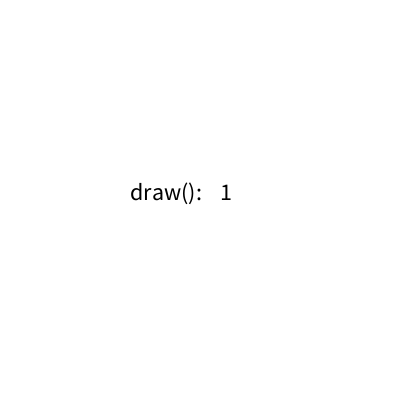
Frame 1 (no input)
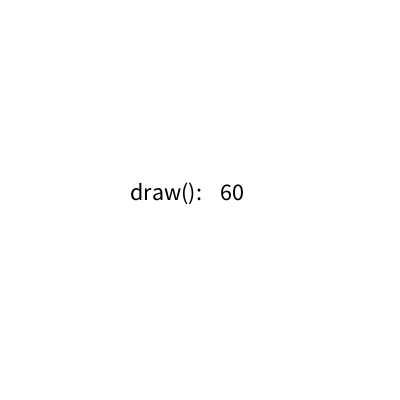
Frame 60 (the mouse pressed at the canvas centre just before this capture)
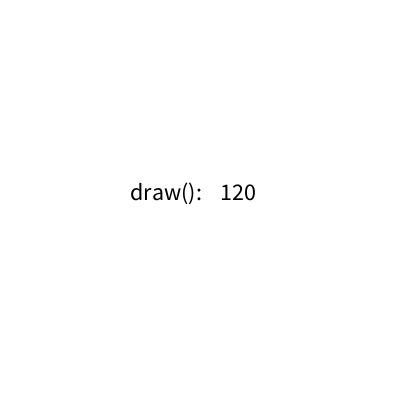
Frame 120 (the mouse held since frame 60 and released just before this capture)

The Processing sketch that drew these frames (run headless with seeded random() and noise(); from frame 60 on, the mouse is pressed at the canvas centre):

// Processing sketch: CountUp
// ── CountUp.pde
int x = 1;

void setup(){
  
  size(400,400);
  
}

void  draw(){
  
  background(255);
  fill(0);
  textSize(24);
  text("draw():",130,height/2);
  text(x,220,height/2);
  x = x + 1;
}
